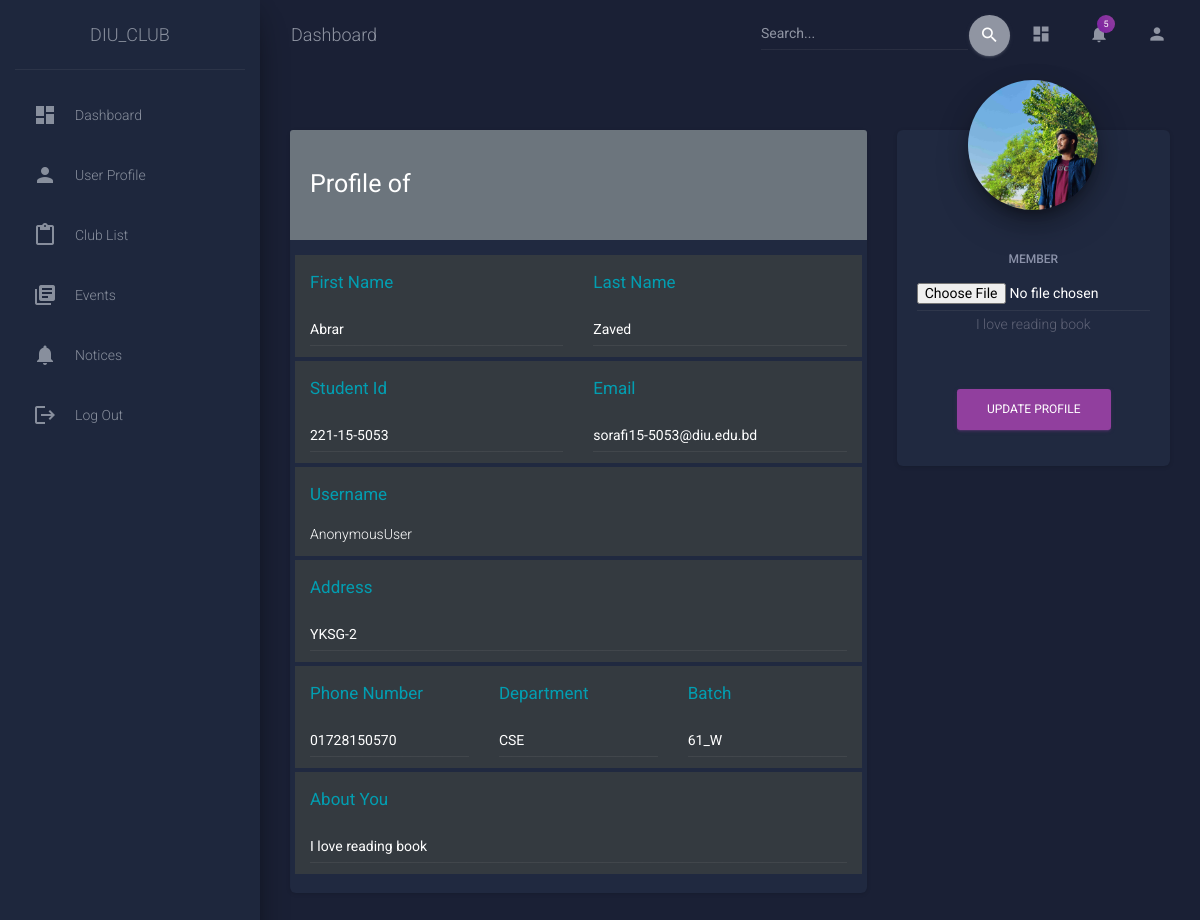
The page /auth/user_edit/1 on the database its author committed.
### authentication/models.py (models this page shows, shortened)
class Student(models.Model):
    user = models.OneToOneField(User, on_delete=models.CASCADE,default=User)
    first_name = models.CharField(max_length=30,blank=False)
    last_name = models.CharField(max_length=30,blank=False)
    profile_pic = models.ImageField(upload_to='profile_pic',blank=True,default='profile_pic/new_logo.png')
    student_id = models.CharField(max_length=20,unique=True,blank=False)
    email = models.EmailField(unique=True)
    dept = models.CharField(max_length=30,blank=False)
    phone_number = models.CharField(max_length=15,unique=True,blank=False)
    batch = models.CharField(max_length=5,blank=False)
    address = models.CharField(max_length=70,blank=False)
    about_you = models.CharField(max_length=250, blank=True, null=True)

### authentication/views.py (the view, shortened to what this page needs)
# urls.py: path('user_edit/<int:pk>', views.user_edit,name='user_edit'),
def user_edit(request,pk):
    students = Student.objects.get(pk=pk)
    form = StudentForm(instance=students)
    return render(request, 'authentication/user_edit.html', {'form': form})

### authentication/forms.py
class StudentForm(forms.ModelForm):
    class Meta:
        model = Student
        fields = '__all__'
        widgets = {
            'user': forms.HiddenInput(),
            'first_name': forms.TextInput(attrs={'class': 'form-control'}),
            'last_name': forms.TextInput(attrs={'class': 'form-control'}),
            'student_id': forms.TextInput(attrs={'class': 'form-control'}),
            'email': forms.EmailInput(attrs={'class': 'form-control'}),
            'dept': forms.TextInput(attrs={'class': 'form-control'}),
            'phone_number': forms.TextInput(attrs={'class': 'form-control'}),
            'batch': forms.TextInput(attrs={'class': 'form-control'}),
            'address': forms.TextInput(attrs={'class': 'form-control'}),
            'profile_pic': forms.FileInput(attrs={'class': 'form-control'}),
            'about_you': forms.TextInput(attrs={'class': 'form-control'}),
        }

### templates/authentication/user_edit.html (shortened to what this page needs)
{% extends "sidebar/main.html" %}
{% block content %}
  <div class="wrapper">
    <div class="sidebar" data-color="purple" data-background-color="black" data-image="css/assets/img/sidebar-2.jpg">
      <div class="logo"><a href="http://www.creative-tim.com" class="simple-text logo-normal">
          DIU_CLUB
        </a></div>
      {% include 'sidebar/navbar.html' %}
      <div class="content">
        <div class="container-fluid">
          <div class="row">
            <div class="col-md-8">
              <div class="card">
                <div class="card-header bg-secondary">
                  <br><h3 class="card-title text-white"><strong>Profile of {{user.get_full_name}}</strong></h3><br>
                </div>
                <div class="card-body">
                    <form method="POST" enctype="multipart/form-data">
                      <div class="row mb-1 bg-dark text-white">
                          <div class="col-md-6">
                              <div class="form-group">
                                  <p><strong><h5 class="text-info">First Name</h5></strong></p>
                                  {{ form.first_name }}
                              </div>
                          </div>
                          <div class="col-md-6">
                              <div class="form-group">
                                  <p><strong><h5 class="text-info">Last Name</h5></strong></p>
                                  {{ form.last_name }}
                              </div>
                          </div>
                      </div>
                      <div class="row mb-1 bg-dark text-white">
                          <div class="col-md-6">
                              <div class="form-group">
                                  <p><strong><h5 class="text-info">Student Id</h5></strong></p>
                                  {{ form.student_id }}
                              </div>
                          </div>
                          <div class="col-md-6">
                              <div class="form-group">
                                  <p><strong><h5 class="text-info">Email</h5></strong></p>
                                  {{ form.email }}
                              </div>
                          </div>
                      </div>
                      <div class="row mb-1 bg-dark text-white">
                          <div class="col-md-6">
                              <div class="form-group">
                                  <p><strong><h5 class="text-info">Username</h5></strong></p>
                                  {{ user }}
                              </div>
                          </div>
                      </div>
                      <div class="row mb-1 bg-dark text-white">
                          <div class="col-md-12">
                              <div class="form-group">
                                  <p><strong><h5 class="text-info">Address</h5></strong></p>
                                  {{ form.address }}
                              </div>
                          </div>
                      </div>
                      <div class="row mb-1 bg-dark text-white">
                          <div class="col-md-4">
                              <div class="form-group">
                                  <p><strong><h5 class="text-info">Phone Number</h5></strong></p>
                                  {{ form.phone_number }}
                              </div>
                          </div>
                          <div class="col-md-4">
                              <div class="form-group">
                                  <p><strong><h5 class="text-info">Department</h5></strong></p>
                                  {{ form.dept }}
                              </div>
                          </div>
                          <div class="col-md-4">
                              <div class="form-group">
                                  <p><strong><h5 class="text-info">Batch</h5></strong></p>
                                  {{ form.batch }}
                              </div>
                          </div>
                      </div>
                      <div class="row mb-1 bg-dark text-white">
                          <div class="col-md-12">
                              <div class="form-group">
                                  <p><strong><h5 class="text-info">About You</h5></strong></p>
                                  {{ form.about_you }}
                              </div>
                          </div>
                      </div>
                </div>
              </div>
            </div>
            <div class="col-md-4">
              <div class="card card-profile">
                <div class="card-avatar">
                    <img class="img" src="{{form.profile_pic.value.url}}" />
                </div>
                <div class="card-body">
                  {% if "admin" in user.username %}
                  <h6 class="card-category">Admin</h6>
                  {% else %}
                  <h6 class="card-category">Member</h6>
                  {% endif %}
                  <p class="card-description">
                    {{form.profile_pic}}
                    {{form.about_you.value}}<br><br><br>
                    <button type="submit" class="btn btn-primary pull-center">Update Profile</button>
                  </p>
                </div>
              </div>
            </div>
          </div>
        </div>
      </div>
    </div>
{% endblock %}

### rows shown on the page
Student: first_name "Abrar", last_name "Zaved", student_id "221-15-5053", email "sorafi15-5053@diu.edu.bd", address "YKSG-2", phone_number "01728150570", dept "CSE", batch "61_W", about_you "I love reading book", about_you.value "I love reading book"

### other values the page prints
{{ user }} "AnonymousUser"
